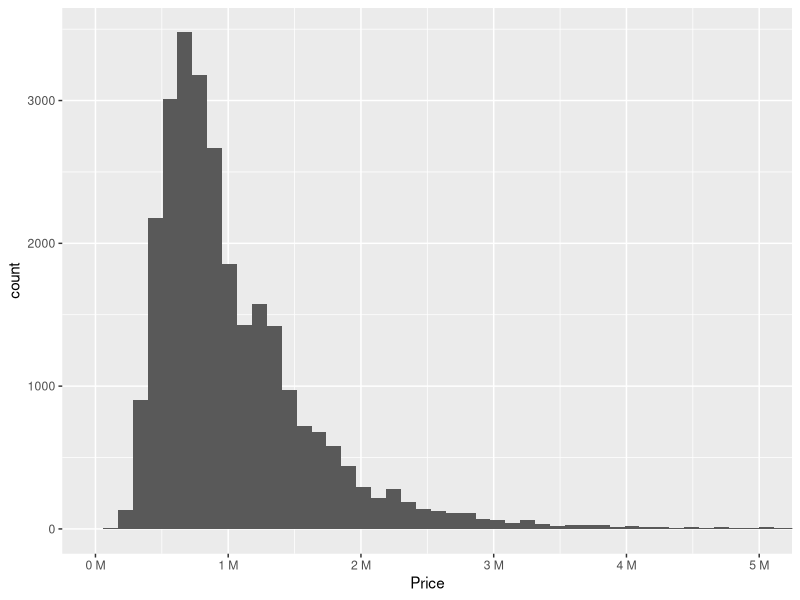
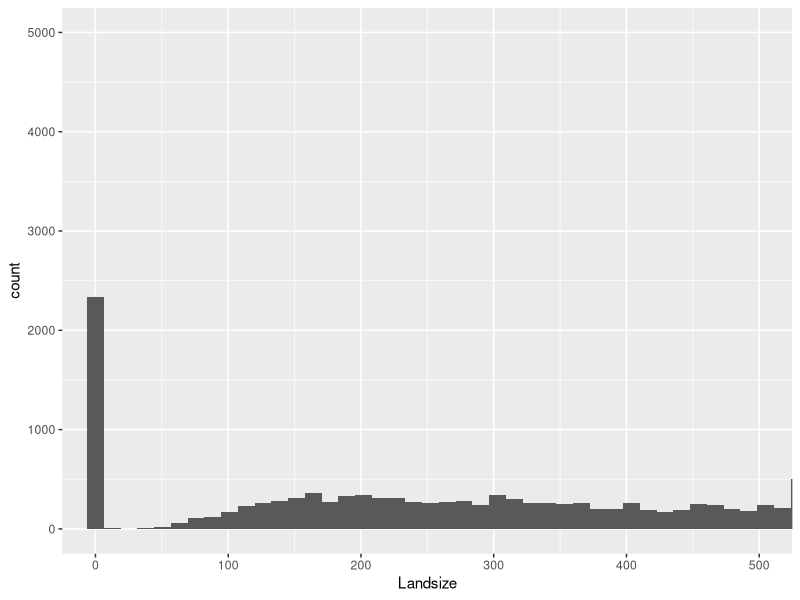
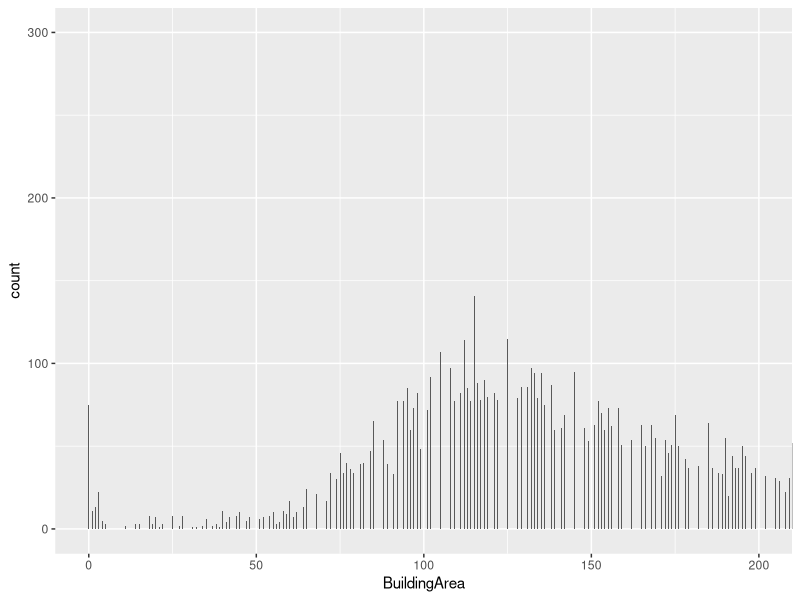
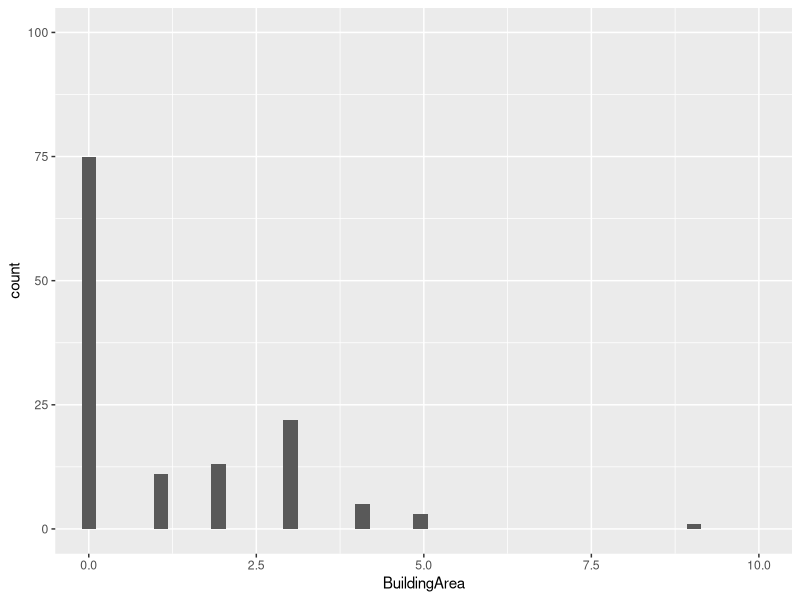

Write R code to recreate these figures, in order.
## ---- chunk 1
housing_dataset <- read.csv("melbourne_data.csv",
                            stringsAsFactors = FALSE, na.strings = "#N/A")
## ---- chunk 2
str(housing_dataset)
## ---- chunk 3
housing_dataset$X <- NULL
## ---- chunk 4
housing_dataset$Date <- as.Date(housing_dataset$Date, format = "%d/%m/%Y")
## ---- chunk 5
str(housing_dataset$Date)
summary(housing_dataset$Date)
## ---- chunk 6
housing_dataset$Type[housing_dataset$Type == "h"] <- "House"
housing_dataset$Type[housing_dataset$Type == "u"] <- "Unit/Duplex"
housing_dataset$Type[housing_dataset$Type == "t"] <- "Townhouse"
housing_dataset$Type <- factor(housing_dataset$Type)
## ---- chunk 7
levels(factor(housing_dataset$Type))
str(housing_dataset$Type)
summary(housing_dataset$Type)
## ---- chunk 8
housing_dataset$Price <- as.integer(housing_dataset$Price)
## ---- chunk 9
str(housing_dataset$Price)
summary(housing_dataset$Price)
## ---- chunk 10
housing_dataset$Landsize <- as.integer(housing_dataset$Landsize)
housing_dataset$BuildingArea <- as.integer(housing_dataset$BuildingArea)
## ---- chunk 11
str(housing_dataset$Landsize)
summary(housing_dataset$Landsize)
## ---- chunk 12
str(housing_dataset$BuildingArea)
summary(housing_dataset$BuildingArea)
## ---- chunk 13
housing_dataset$Rooms <- as.integer(housing_dataset$Rooms)
housing_dataset$Bathroom <- as.integer(housing_dataset$Bathroom)
housing_dataset$Car <- as.integer(housing_dataset$Car)
## ---- chunk 14
str(housing_dataset$Rooms)
summary(housing_dataset$Rooms)
## ---- chunk 15
str(housing_dataset$Bathroom)
summary(housing_dataset$Bathroom)
## ---- chunk 16
str(housing_dataset$Car)
summary(housing_dataset$Car)
## ---- chunk 17
housing_dataset$YearBuilt <- as.integer(housing_dataset$YearBuilt)
## ---- chunk 18
str(housing_dataset$YearBuilt)
summary(housing_dataset$YearBuilt)
## ---- chunk 19
housing_dataset$Distance <- as.numeric(housing_dataset$Distance)
## ---- chunk 20
str(housing_dataset$Distance)
summary(housing_dataset$Distance)
## ---- chunk 21
housing_dataset$Regionname <- factor(housing_dataset$Regionname)
## ---- chunk 22
levels(factor(housing_dataset$Regionname))
str(housing_dataset$Regionname)
summary(housing_dataset$Regionname)
## ---- chunk 23
housing_dataset$Propertycount <- factor(housing_dataset$Propertycount)
## ---- chunk 24
levels(factor(housing_dataset$Propertycount))
## ---- chunk 25
str(housing_dataset$Propertycount)
summary(housing_dataset$Propertycount)
## ---- chunk 26
housing_dataset[is.na(housing_dataset$Distance), ]
housing_dataset[is.na(housing_dataset$Regionname), ]
housing_dataset[is.na(housing_dataset$Propertycount), ]
## ---- chunk 27
summary(housing_dataset$Regionname[housing_dataset$Distance == 5.1])
## ---- chunk 28
housing_dataset[18524, "Regionname"] <- "Western Metropolitan"
## ---- chunk 29
summary(housing_dataset$Regionname[housing_dataset$Distance == 7.7])
## ---- chunk 30
housing_dataset[26889, "Regionname"] <- "Southern Metropolitan"
## ---- chunk 31
summary(housing_dataset$Propertycount[housing_dataset$Distance == 5.1 &
                                      housing_dataset$Regionname == "Western Metropolitan"])
## ---- chunk 32
housing_dataset[18524, "Price"]
## ---- chunk 33
summary(housing_dataset$Price[housing_dataset$Distance == 5.1 &
                              housing_dataset$Regionname == "Western Metropolitan" &
                              housing_dataset$Propertycount == 7570])
## ---- chunk 34
summary(housing_dataset$Price[housing_dataset$Distance == 5.1 &
                              housing_dataset$Regionname == "Western Metropolitan" &
                              housing_dataset$Propertycount == 2417])
## ---- chunk 35
housing_dataset[18524, "Propertycount"] <- 7570
## ---- chunk 36
summary(housing_dataset$Propertycount[housing_dataset$Distance == 7.7 &
                                      housing_dataset$Regionname == "Southern Metropolitan"])
## ---- chunk 37
housing_dataset[26889, "Price"]
## ---- chunk 38
summary(housing_dataset$Price[housing_dataset$Distance == 7.7 &
                              housing_dataset$Regionname == "Southern Metropolitan" &
                              housing_dataset$Propertycount == 8920])
## ---- chunk 39
summary(housing_dataset$Price[housing_dataset$Distance == 7.7 &
                              housing_dataset$Regionname == "Southern Metropolitan" &
                              housing_dataset$Propertycount == 8989])
## ---- chunk 40
housing_dataset[26889, "Propertycount"] <- 8989
## ---- chunk 41
housing_dataset[29484, ]
## ---- chunk 42
housing_dataset <- housing_dataset[-c(29484), ]
## ---- chunk 43
summary(housing_dataset)
## ---- chunk 44
quantile(housing_dataset$Price, 0.99, na.rm = TRUE)
quantile(housing_dataset$Price, 0.01, na.rm = TRUE)
## ---- chunk 45
library(ggplot2)
library(scales)
## ---- chunk 46
ggplot(data=housing_dataset, aes(x=Price)) +
  geom_histogram(bins=100) +
  coord_cartesian(xlim=c(0,5000000)) +
  scale_x_continuous(labels = unit_format(unit = "M", scale = 1e-6))
## ---- chunk 47
housing_dataset <- housing_dataset[(housing_dataset$Price <= quantile(housing_dataset$Price, 0.99, na.rm = TRUE) | is.na(housing_dataset$Price)),]
housing_dataset <- housing_dataset[(housing_dataset$Price >= quantile(housing_dataset$Price, 0.01, na.rm = TRUE) | is.na(housing_dataset$Price)),]
## ---- chunk 48
quantile(housing_dataset$Landsize, 0.99, na.rm = TRUE)
quantile(housing_dataset$Landsize, 0.01, na.rm = TRUE)
## ---- chunk 49
ggplot(data=housing_dataset, aes(x=Landsize)) +
  geom_histogram(bins=nrow(housing_dataset)) +
  coord_cartesian(xlim=c(0,500), ylim=c(0,5000))
## ---- chunk 50
housing_dataset <- housing_dataset[housing_dataset$Landsize > 0 | is.na(housing_dataset$Landsize), ]
## ---- chunk 51
quantile(housing_dataset$Landsize, 0.99, na.rm = TRUE)
quantile(housing_dataset$Landsize, 0.01, na.rm = TRUE)
## ---- chunk 52
housing_dataset <- housing_dataset[(housing_dataset$Landsize < quantile(housing_dataset$Landsize, 0.99, na.rm = TRUE) | is.na(housing_dataset$Landsize)),]
housing_dataset <- housing_dataset[(housing_dataset$Landsize > quantile(housing_dataset$Landsize, 0.01, na.rm = TRUE) | is.na(housing_dataset$Landsize)),]
## ---- chunk 53
quantile(housing_dataset$BuildingArea, 0.99, na.rm = TRUE)
quantile(housing_dataset$BuildingArea, 0.01, na.rm = TRUE)
## ---- chunk 54
ggplot(data=housing_dataset, aes(x=BuildingArea)) +
  geom_histogram(bins=nrow(housing_dataset)) +
  coord_cartesian(xlim=c(0,200), ylim=c(0,300))
## ---- chunk 55
ggplot(data=housing_dataset, aes(x=BuildingArea)) +
  geom_histogram(bins=nrow(housing_dataset)) +
  coord_cartesian(xlim=c(0,10), ylim=c(0,100))
## ---- chunk 56
housing_dataset <- housing_dataset[housing_dataset$BuildingArea > 5 | is.na(housing_dataset$BuildingArea), ]
## ---- chunk 57
quantile(housing_dataset$BuildingArea, 0.99, na.rm = TRUE)
quantile(housing_dataset$BuildingArea, 0.01, na.rm = TRUE)
## ---- chunk 58
housing_dataset <- housing_dataset[(housing_dataset$BuildingArea < quantile(housing_dataset$BuildingArea, 0.99, na.rm = TRUE) | is.na(housing_dataset$BuildingArea)),]
housing_dataset <- housing_dataset[(housing_dataset$BuildingArea > quantile(housing_dataset$BuildingArea, 0.01, na.rm = TRUE) | is.na(housing_dataset$BuildingArea)),]
## ---- chunk 59
housing_dataset <- housing_dataset[housing_dataset$BuildingArea < housing_dataset$Landsize | is.na(housing_dataset$BuildingArea) | is.na(housing_dataset$Landsize),]
## ---- chunk 60
quantile(housing_dataset$Rooms, 0.99, na.rm = TRUE)
quantile(housing_dataset$Rooms, 0.01, na.rm = TRUE)
## ---- chunk 61
housing_dataset <- housing_dataset[housing_dataset$Rooms <= quantile(housing_dataset$Rooms, 0.99, na.rm = TRUE),]
housing_dataset <- housing_dataset[housing_dataset$Rooms >= quantile(housing_dataset$Rooms, 0.01, na.rm = TRUE),]
## ---- chunk 62
quantile(housing_dataset$Bathroom, 0.99, na.rm = TRUE)
quantile(housing_dataset$Bathroom, 0.01, na.rm = TRUE)
## ---- chunk 63
housing_dataset <- housing_dataset[(housing_dataset$Bathroom <= quantile(housing_dataset$Bathroom, 0.99, na.rm = TRUE) | is.na(housing_dataset$Bathroom)),]
housing_dataset <- housing_dataset[(housing_dataset$Bathroom >= quantile(housing_dataset$Bathroom, 0.01, na.rm = TRUE) | is.na(housing_dataset$Bathroom)),]
## ---- chunk 64
quantile(housing_dataset$Car, 0.99, na.rm = TRUE)
quantile(housing_dataset$Car, 0.01, na.rm = TRUE)
## ---- chunk 65
housing_dataset <- housing_dataset[(housing_dataset$Car <= quantile(housing_dataset$Car, 0.99, na.rm = TRUE) | is.na(housing_dataset$Car)),]
housing_dataset <- housing_dataset[(housing_dataset$Car >= quantile(housing_dataset$Car, 0.01, na.rm = TRUE) | is.na(housing_dataset$Car)),]
## ---- chunk 66
quantile(housing_dataset$YearBuilt, 0.99, na.rm = TRUE)
quantile(housing_dataset$YearBuilt, 0.01, na.rm = TRUE)
## ---- chunk 67
housing_dataset <- housing_dataset[(housing_dataset$YearBuilt <= quantile(housing_dataset$YearBuilt, 0.99, na.rm = TRUE) | is.na(housing_dataset$YearBuilt)),]
housing_dataset <- housing_dataset[(housing_dataset$YearBuilt >= quantile(housing_dataset$YearBuilt, 0.01, na.rm = TRUE) | is.na(housing_dataset$YearBuilt)),]
## ---- chunk 68
summary(housing_dataset)
